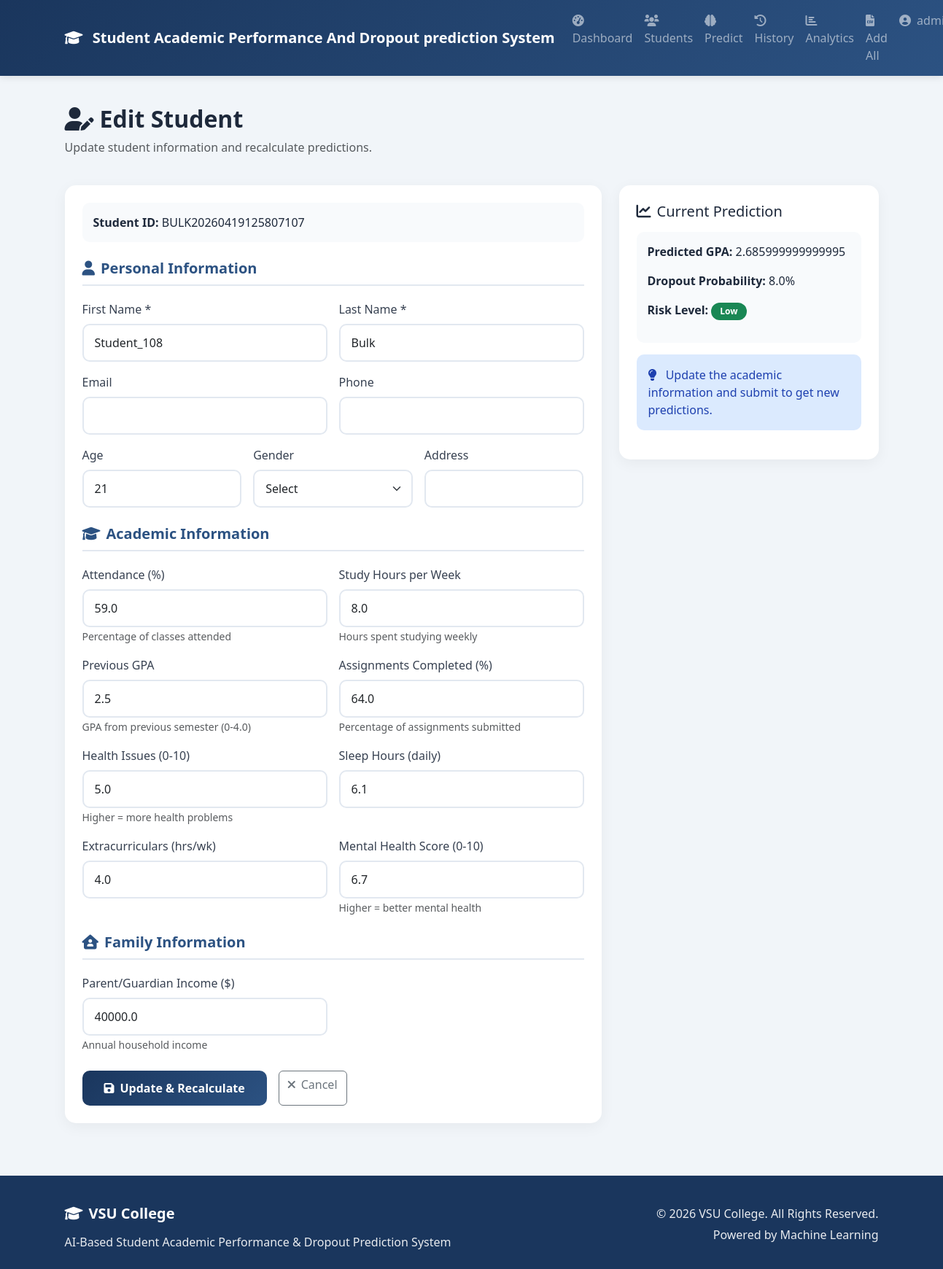
/edit_student/BULK20260419125807107 (signed in), run on the app's committed database.
### tables this page shows
CREATE TABLE students (
        id INTEGER PRIMARY KEY AUTOINCREMENT,
        student_id TEXT UNIQUE NOT NULL,
        first_name TEXT NOT NULL,
        last_name TEXT NOT NULL,
        email TEXT,
        phone TEXT,
        age INTEGER,
        gender TEXT,
        address TEXT,
        attendance REAL DEFAULT 0,
        study_hours REAL DEFAULT 0,
        previous_gpa REAL DEFAULT 0,
        assignments_completed REAL DEFAULT 0,
        parent_income REAL DEFAULT 0,
        dropout_prediction INTEGER,
        dropout_probability REAL,
        predicted_gpa REAL,
        risk_level TEXT,
        status TEXT DEFAULT 'active',
        created_at TIMESTAMP DEFAULT CURRENT_TIMESTAMP,
        updated_at TIMESTAMP DEFAULT CURRENT_TIMESTAMP
    , health_issues REAL DEFAULT 0, sleep_hours REAL DEFAULT 0, extracurriculars REAL DEFAULT 0, mental_health_score REAL DEFAULT 0);

### app.py (the view, shortened to what this page needs)
@app.route("/edit_student/<student_id>", methods=['GET', 'POST'])
@login_required
def edit_student(student_id):
    user = get_current_user()
    student = database.get_student_by_id(student_id)
    if not student:
        flash('Student not found.', 'error')
        return redirect(url_for('students'))
    return render_template('edit_student.html', student=student, user=user)

### auth.py (called while the page is built)
def login_required(f):
    @wraps(f)
    def decorated_function(*args, **kwargs):
        if 'user_id' not in session:
            flash('Please log in to access this page.', 'error')
            return redirect(url_for('login'))
        return f(*args, **kwargs)
    return decorated_function

def get_current_user():
    if 'user_id' in session:
        conn = database.get_db_connection()
        c = conn.cursor()
        c.execute("SELECT * FROM users WHERE id = ?", (session['user_id'],))
        user = c.fetchone()
        conn.close()
        return dict(user) if user else None
    return None

### database.py (called while the page is built)
def get_db_connection():
    conn = sqlite3.connect('student_ai.db')
    conn.row_factory = sqlite3.Row
    return conn

def get_student_by_id(student_id):
    conn = get_db_connection()
    c = conn.cursor()
    c.execute("SELECT * FROM students WHERE student_id = ?", (student_id,))
    student = c.fetchone()
    conn.close()
    return student

### templates/edit_student.html (shortened to what this page needs)
{% extends "base.html" %}
{% block content %}
<div class="container py-4">
    <div class="row mb-4">
        <div class="col-12">
            <h2 class="fw-bold">
                <i class="fas fa-user-edit me-2"></i>Edit Student
            </h2>
            <p class="text-muted">Update student information and recalculate predictions.</p>
        </div>
    </div>
    <div class="row">
        <div class="col-lg-8">
            <div class="form-card p-4">
                <div class="student-info mb-4">
                    <strong>Student ID:</strong> {{ student.student_id }}
                </div>
                <form method="POST" action="{{ url_for('edit_student', student_id=student.student_id) }}">
                    <h5 class="section-title"><i class="fas fa-user me-2"></i>Personal Information</h5>
                    <div class="row g-3 mb-4">
                        <div class="col-md-6">
                            <label class="form-label">First Name *</label>
                            <input type="text" class="form-control" name="first_name" value="{{ student.first_name }}" required>
                        </div>
                        <div class="col-md-6">
                            <label class="form-label">Last Name *</label>
                            <input type="text" class="form-control" name="last_name" value="{{ student.last_name }}" required>
                        </div>
                        <div class="col-md-6">
                            <label class="form-label">Email</label>
                            <input type="email" class="form-control" name="email" value="{{ student.email or '' }}">
                        </div>
                        <div class="col-md-6">
                            <label class="form-label">Phone</label>
                            <input type="text" class="form-control" name="phone" value="{{ student.phone or '' }}">
                        </div>
                        <div class="col-md-4">
                            <label class="form-label">Age</label>
                            <input type="number" class="form-control" name="age" value="{{ student.age }}" min="15" max="30">
                        </div>
                        <div class="col-md-4">
                            <label class="form-label">Gender</label>
                            <select class="form-select" name="gender">
                                <option value="">Select</option>
                            </select>
                        </div>
                        <div class="col-md-4">
                            <label class="form-label">Address</label>
                            <input type="text" class="form-control" name="address" value="{{ student.address or '' }}">
                        </div>
                    </div>
                    <h5 class="section-title"><i class="fas fa-graduation-cap me-2"></i>Academic Information</h5>
                    <div class="row g-3 mb-4">
                        <div class="col-md-6">
                            <label class="form-label">Attendance (%)</label>
                            <input type="number" class="form-control" name="attendance" value="{{ student.attendance }}" min="0" max="100">
                            <small class="text-muted">Percentage of classes attended</small>
                        </div>
                        <div class="col-md-6">
                            <label class="form-label">Study Hours per Week</label>
                            <input type="number" class="form-control" name="study_hours" value="{{ student.study_hours }}" min="0" max="80">
                            <small class="text-muted">Hours spent studying weekly</small>
                        </div>
                        <div class="col-md-6">
                            <label class="form-label">Previous GPA</label>
                            <input type="number" class="form-control" name="previous_gpa" value="{{ student.previous_gpa }}" min="0" max="4" step="0.1">
                            <small class="text-muted">GPA from previous semester (0-4.0)</small>
                        </div>
                        <div class="col-md-6">
                            <label class="form-label">Assignments Completed (%)</label>
                            <input type="number" class="form-control" name="assignments_completed" value="{{ student.assignments_completed }}" min="0" max="100">
                            <small class="text-muted">Percentage of assignments submitted</small>
                        </div>
                        <div class="col-md-6">
                            <label class="form-label">Health Issues (0-10)</label>
                            <input type="number" class="form-control" name="health_issues" value="{{ student.health_issues or 3 }}" min="0" max="10" step="0.1">
                            <small class="text-muted">Higher = more health problems</small>
                        </div>
                        <div class="col-md-6">
                            <label class="form-label">Sleep Hours (daily)</label>
                            <input type="number" class="form-control" name="sleep_hours" value="{{ student.sleep_hours or 6 }}" min="0" max="12" step="0.1">
                        </div>
                        <div class="col-md-6">
                            <label class="form-label">Extracurriculars (hrs/wk)</label>
                            <input type="number" class="form-control" name="extracurriculars" value="{{ student.extracurriculars or 4 }}" min="0" max="20" step="0.1">
                        </div>
                        <div class="col-md-6">
                            <label class="form-label">Mental Health Score (0-10)</label>
                            <input type="number" class="form-control" name="mental_health_score" value="{{ student.mental_health_score or 7 }}" min="0" max="10" step="0.1">
                            <small class="text-muted">Higher = better mental health</small>
                        </div>
                    </div>
                    <h5 class="section-title"><i class="fas fa-house-user me-2"></i>Family Information</h5>
                    <div class="row g-3 mb-4">
                        <div class="col-md-6">
                            <label class="form-label">Parent/Guardian Income ($)</label>
                            <input type="number" class="form-control" name="parent_income" value="{{ student.parent_income }}" min="0">
                            <small class="text-muted">Annual household income</small>
                        </div>
                    </div>
                    <div class="d-flex gap-3">
                        <button type="submit" class="btn btn-submit">
                            <i class="fas fa-save me-2"></i>Update & Recalculate
                        </button>
                        <a href="{{ url_for('students') }}" class="btn btn-outline-secondary">
                            <i class="fas fa-times me-2"></i>Cancel
                        </a>
                    </div>
                </form>
            </div>
        </div>
        <div class="col-lg-4">
            <div class="form-card p-4 mb-3">
                <h5 class="mb-3"><i class="fas fa-chart-line me-2"></i>Current Prediction</h5>
                <div class="student-info">
                    <p><strong>Predicted GPA:</strong> {{ student.predicted_gpa }}</p>
                    <p><strong>Dropout Probability:</strong> {{ (student.dropout_probability * 100)|round(1) }}%</p>
                    <p><strong>Risk Level:</strong>
                        <span class="badge bg-{{ 'danger' if student.risk_level == 'High' else 'warning' if student.risk_level == 'Medium' else 'success' }}">
                            {{ student.risk_level }}
                        </span>
                    </p>
                </div>
                <div class="alert alert-info mt-3">
                    <i class="fas fa-lightbulb me-2"></i>
                    Update the academic information and submit to get new predictions.
                </div>
            </div>
        </div>
    </div>
</div>
{% endblock %}

### static/css/style.css (style rules this page uses)
:root { --vsu-primary: #1a365d; --vsu-secondary: #2c5282; --vsu-red: #c53030; --vsu-red-dark: #9b2c2c; --vsu-light: #f8fafc; --vsu-gray: #64748b; --vsu-border: #e2e8f0; }
body { font-family: 'Segoe UI', Tahoma, Geneva, Verdana, sans-serif; background-color: #f1f5f9; color: #1e293b; min-height: 100vh; display: flex; flex-direction: column; }
.form-control, .form-select { border-radius: 10px; padding: 12px 15px; border: 2px solid var(--vsu-border); transition: all 0.3s ease; }
.alert { border-radius: 10px; border: none; }
.alert-info { background: #dbeafe; color: #1e40af; }
.badge { padding: 6px 12px; border-radius: 20px; font-weight: 600; }

### templates/edit_student.html (style rules this page uses)
.form-card { background: white; border-radius: 15px; box-shadow: 0 5px 20px rgba(0,0,0,0.05); }
.form-label { font-weight: 500; color: #374151; }
.form-control, .form-select { border-radius: 10px; padding: 12px 15px; border: 2px solid #e2e8f0; transition: all 0.3s ease; }
.section-title { color: #2c5282; font-weight: 600; margin-bottom: 20px; padding-bottom: 10px; border-bottom: 2px solid #e2e8f0; }
.btn-submit { background: linear-gradient(135deg, #1a365d 0%, #2c5282 100%); color: white; border: none; border-radius: 10px; padding: 12px 30px; font-size: 16px; font-weight: 600; transition: all 0.3s ease; }
.student-info { background: #f8fafc; border-radius: 10px; padding: 15px; }

### data on the page
students: student_id "BULK20260419125807107", first_name "Student_108", last_name "Bulk", age "21", attendance "59.0", study_hours "8.0", previous_gpa "2.5", assignments_completed "64.0", health_issues "5.0", sleep_hours "6.1", extracurriculars "4.0", mental_health_score "6.7", parent_income "40000.0", predicted_gpa "2.685999999999995", (student.dropout_probability*100)|round(1) "8.0", risk_level "Low"
